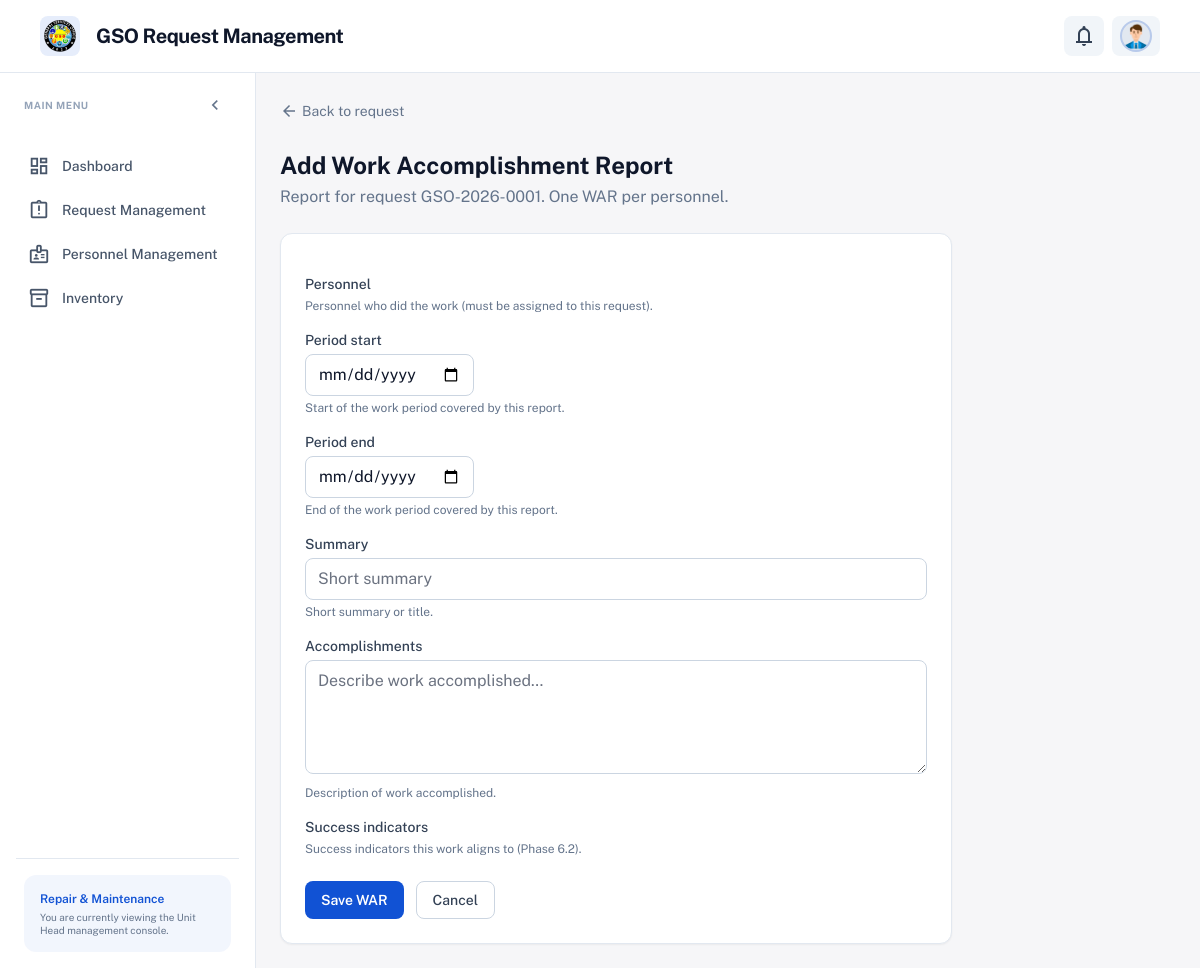
/accounts/staff/request-management/1/war/add/ (signed in), run on the app's committed database.
### apps/gso_accounts/models.py (models this page shows, shortened)
class User(AbstractUser):
    AVATAR_CHOICES = (
        ('man1', 'Man 1'),
        ('man2', 'Man 2'),
        ('man3', 'Man 3'),
        ('man4', 'Man 4'),
        ('man5', 'Man 5'),
        ('man6', 'Man 6'),
        ('man7', 'Man 7'),
        ('man8', 'Man 8'),
        ('man9', 'Man 9'),
        ('woman1', 'Woman 1'),
        ('woman2', 'Woman 2'),
        ('woman3', 'Woman 3'),
        ('woman4', 'Woman 4'),
        ('woman5', 'Woman 5'),
        ('woman6', 'Woman 6'),
        ('woman7', 'Woman 7'),
        ('woman8', 'Woman 8'),
    )
    class Role(models.TextChoices):
        REQUESTOR = 'REQUESTOR', 'Requestor'
        UNIT_HEAD = 'UNIT_HEAD', 'Unit Head'
        PERSONNEL = 'PERSONNEL', 'Personnel'
        GSO_OFFICE = 'GSO_OFFICE', 'GSO Office'
        DIRECTOR = 'DIRECTOR', 'Director'
    role = models.CharField(
        max_length=20,
        choices=Role.choices,
        default=Role.REQUESTOR,
    )
    unit = models.ForeignKey(
        'gso_units.Unit',
        on_delete=models.SET_NULL,
        null=True,
        blank=True,
        related_name='users',
        help_text='Unit for Unit Head / Personnel.',
    )
    avatar_code = models.CharField(
        max_length=20,
        choices=AVATAR_CHOICES,
        blank=True,
        default='man1',
        help_text='Static avatar image key (man1–man9, woman1–woman8).',
    )
    oic_for_director = models.ForeignKey(
        'self',
        on_delete=models.SET_NULL,
        null=True,
        blank=True,
        related_name='oic_users',
        help_text='Director who designated this user as Officer-in-Charge (OIC).',
    )
    class Meta:
        verbose_name = 'user'
        verbose_name_plural = 'users'
    @property
    def is_requestor(self):
        return self.role == self.Role.REQUESTOR
    @property
    def is_unit_head(self):
        return self.role == self.Role.UNIT_HEAD
    @property
    def is_gso_office(self):
        return self.role == self.Role.GSO_OFFICE
    @property
    def is_director(self):
        return self.role == self.Role.DIRECTOR
    @property
    def avatar_static_path(self):
        code = self.avatar_code or 'man1'
        return f"img/avatars/{code}.png"

### apps/gso_units/models.py (models this page shows, shortened)
class Unit(models.Model):
    name = models.CharField(max_length=120)
    code = models.SlugField(max_length=50, unique=True, help_text="Short code, e.g. repair, utility")
    is_active = models.BooleanField(default=True)
    created_at = models.DateTimeField(auto_now_add=True)
    updated_at = models.DateTimeField(auto_now=True)
    class Meta:
        ordering = ['name']

### apps/gso_reports/views.py (the view, shortened to what this page needs)
# urls.py: path('staff/request-management/<int:request_pk>/war/add/', WARCreateView.as_view(), name='staff_war_add'),
class WARCreateView(StaffRequiredMixin, CreateView):
    model = WorkAccomplishmentReport
    form_class = WARForm
    template_name = 'staff/war_form.html'
    def dispatch(self, request, *args, **kwargs):
        req = get_object_or_404(Request.objects.select_related('unit'), pk=kwargs['request_pk'])
        if req.status != Request.Status.COMPLETED:
            messages.warning(request, 'WAR can only be added for completed requests.')
            return redirect('gso_accounts:staff_request_detail', pk=req.pk)
        user = request.user
        if getattr(user, 'is_requestor', False):
            return redirect('gso_accounts:staff_dashboard')
        if getattr(user, 'is_unit_head', False) and user.unit_id == req.unit_id:
            pass
        elif getattr(user, 'is_personnel', False) and req.assignments.filter(personnel=user).exists():
            pass
        elif getattr(user, 'is_gso_office', False) or getattr(user, 'is_director', False):
            pass
        else:
            messages.error(request, 'You cannot add a WAR for this request.')
            return redirect('gso_accounts:staff_request_detail', pk=req.pk)
        return super().dispatch(request, *args, **kwargs)
    def get_form_kwargs(self):
        kwargs = super().get_form_kwargs()
        kwargs['request_obj'] = get_object_or_404(Request, pk=self.kwargs['request_pk'])
        return kwargs
    def get_context_data(self, **kwargs):
        context = super().get_context_data(**kwargs)
        context['req'] = get_object_or_404(Request.objects.select_related('unit'), pk=self.kwargs['request_pk'])
        context['page_title'] = 'Add Work Accomplishment Report'
        context['page_description'] = f'Report for request {context["req"].display_id}. One WAR per personnel.'
        return context

### apps/gso_accounts/context_processors.py (called while the page is built)
def requestor_notifications(request):
    try:
        if not getattr(request, 'user', None) or not request.user.is_authenticated:
            return {'requestor_notifications': [], 'user_notifications': [], 'unread_notification_count': 0}
    except Exception:
        return {'requestor_notifications': [], 'user_notifications': [], 'unread_notification_count': 0}
    from apps.gso_notifications.models import Notification
    qs = list(Notification.objects.filter(user=request.user).order_by('-created_at')[:50])
    unread_count = Notification.objects.filter(user=request.user, read=False).count()
    return {
        'requestor_notifications': qs,
        'user_notifications': qs,
        'unread_notification_count': unread_count,
    }

def requestor_profile_form(request):
    try:
        if not getattr(request, 'user', None) or not request.user.is_authenticated:
            return {}
        if getattr(request.user, 'role', None) != 'REQUESTOR':
            return {}
    except Exception:
        return {}
    return {'requestor_profile_form': RequestorProfileForm(instance=request.user)}

### apps/gso_accounts/views.py (called while the page is built)
    def dispatch(self, request, *args, **kwargs):
        if not request.user.is_authenticated:
            return redirect('gso_accounts:login')
        if hasattr(request.user, 'is_requestor') and request.user.is_requestor:
            return redirect('gso_accounts:requestor_dashboard')
        return super().dispatch(request, *args, **kwargs)

### apps/gso_requests/models.py (called while the page is built)
    @property
    def display_id(self):
        if self.pk:
            return f"GSO-{self.created_at.year}-{self.pk:04d}"
        return "—"

### templates/staff/war_form.html (shortened to what this page needs)
{% extends "layouts/base_staff.html" %}
{% block staff_content %}
<div class="max-w-2xl space-y-6">
    <div>
        <a href="{% url 'gso_accounts:staff_request_detail' req.pk %}" class="text-slate-500 dark:text-slate-400 hover:text-primary flex items-center gap-1 text-sm">
            <span class="material-symbols-outlined text-lg">arrow_back</span> Back to request
        </a>
    </div>
    <div>
        <h1 class="text-2xl font-bold text-slate-900 dark:text-slate-100">{{ page_title }}</h1>
        <p class="text-slate-500 dark:text-slate-400 mt-1">{{ page_description }}</p>
    </div>
    <div class="rounded-xl border border-slate-200 dark:border-slate-800 bg-white dark:bg-slate-900 overflow-hidden shadow-sm">
        <form method="post" action="" class="p-6 space-y-4">
            {% for field in form %}
            <div>
                <label for="{{ field.id_for_label }}" class="block text-sm font-medium text-slate-700 dark:text-slate-300 mb-1">{{ field.label }}</label>
                {{ field }}
                {% if field.help_text %}<p class="text-slate-500 dark:text-slate-400 text-xs mt-1">{{ field.help_text }}</p>{% endif %}
            </div>
            {% endfor %}
            <div class="flex gap-3 pt-2">
                <button type="submit" class="px-4 py-2 bg-primary hover:bg-primary/90 text-white text-sm font-semibold rounded-lg transition-colors">Save WAR</button>
                <a href="{% url 'gso_accounts:staff_request_detail' req.pk %}" class="px-4 py-2 border border-slate-300 dark:border-slate-600 rounded-lg text-sm font-medium text-slate-700 dark:text-slate-300 hover:bg-slate-50 dark:hover:bg-slate-800">Cancel</a>
            </div>
        </form>
    </div>
</div>
{% endblock %}

### templates/includes/header_staff.html (shortened to what this page needs)
{% load static %}
<header class="flex items-center justify-between border-b border-slate-200 dark:border-slate-800 bg-white dark:bg-slate-900 px-6 md:px-10 py-4 sticky top-0 z-40">
    <div class="flex items-center gap-3 text-primary">
        <div class="flex items-center gap-4">
            <div class="size-10 bg-primary/10 rounded-lg flex items-center justify-center overflow-hidden">
                <img src="{% static 'img/logo/gso_logo.png' %}" alt="GSO logo" class="w-8 h-8 object-contain">
            </div>
            <a href="{% url 'gso_accounts:staff_dashboard' %}" class="text-slate-900 dark:text-slate-100 text-xl font-bold leading-tight tracking-tight hover:opacity-90">GSO Request Management</a>
        </div>
    </div>
    <div class="flex flex-1 justify-end gap-4 items-center">
        <div class="flex gap-2 items-center">
            <div class="relative" id="staff-notif-dropdown-wrap">
                <button type="button" id="staff-notif-dropdown-btn" class="relative flex items-center justify-center rounded-lg h-10 w-10 bg-slate-100 dark:bg-slate-800 text-slate-700 dark:text-slate-300 hover:bg-primary/10 hover:text-primary transition-colors" aria-label="Notifications" aria-expanded="false" aria-haspopup="true">
                    <span class="material-symbols-outlined">notifications</span>
                </button>
            </div>
            <div class="relative" id="staff-profile-dropdown-wrap">
            <button type="button" id="staff-profile-dropdown-btn" class="flex items-center gap-2 rounded-lg h-10 pl-2 pr-2 bg-slate-100 dark:bg-slate-800 text-slate-700 dark:text-slate-300 hover:bg-primary/10 hover:text-primary transition-colors focus:outline-none focus:ring-2 focus:ring-primary/30" aria-expanded="false" aria-haspopup="true" aria-label="Profile menu">
                <div class="bg-slate-200 dark:bg-slate-700 rounded-full size-8 overflow-hidden border-2 border-primary/20 flex items-center justify-center">
                    <img src="{% static request.user.avatar_static_path %}" alt="Profile avatar" class="w-full h-full object-cover"/>
                </div>
            </button>
        </div>
        </div>
    </div>
</header>

### templates/includes/sidebar_staff.html (shortened to what this page needs)
<aside class="sidebar-staff sidebar--expand w-64 flex-shrink-0 bg-white dark:bg-slate-900 border-r border-slate-200 dark:border-slate-800 flex flex-col p-4 gap-2 fixed md:relative inset-y-0 left-0 z-30 transform -translate-x-full md:translate-x-0 transition-[transform,width] duration-200 ease-out" aria-label="Main navigation" id="staff-sidebar">
    <div class="sidebar-header-row flex items-center justify-between mb-4 px-2 min-h-[1.25rem]">
        <span class="sidebar-main-menu text-[10px] font-bold uppercase tracking-wider text-slate-400">Main Menu</span>
        <button type="button" id="staff-sidebar-minimize-btn" class="sidebar-minimize-btn flex items-center justify-center rounded-lg w-8 h-8 text-slate-500 hover:bg-slate-100 dark:hover:bg-slate-800 hover:text-primary transition-colors flex-shrink-0" aria-label="Collapse sidebar" title="Collapse sidebar">
            <span class="material-symbols-outlined text-[20px]">chevron_left</span>
        </button>
    </div>
    <nav class="flex flex-col gap-0.5 flex-1 overflow-y-auto">
        {% if request.user.is_unit_head %}
        <a href="{% url 'gso_accounts:staff_dashboard' %}" class="sidebar-nav-link flex items-center gap-3 px-3 py-2.5 rounded-lg font-medium transition-all {% if request.resolver_match.url_name == 'staff_dashboard' %}bg-primary text-white shadow-sm shadow-primary/20{% else %}text-slate-600 dark:text-slate-400 hover:bg-slate-100 dark:hover:bg-slate-800{% endif %}" title="Dashboard">
            <span class="material-symbols-outlined text-[22px] flex-shrink-0">dashboard</span>
            <span class="sidebar-label text-sm truncate">Dashboard</span>
        </a>
        <a href="{% url 'gso_accounts:staff_request_management' %}" class="sidebar-nav-link flex items-center gap-3 px-3 py-2.5 rounded-lg font-medium transition-all {% if request.resolver_match.url_name == 'staff_request_management' or request.resolver_match.url_name == 'staff_request_history' %}bg-primary text-white shadow-sm shadow-primary/20{% else %}text-slate-600 dark:text-slate-400 hover:bg-slate-100 dark:hover:bg-slate-800{% endif %}" title="Request Management">
            <span class="material-symbols-outlined text-[22px] flex-shrink-0">assignment_late</span>
            <span class="sidebar-label text-sm truncate">Request Management</span>
        </a>
        <a href="{% url 'gso_accounts:staff_personnel_management' %}" class="sidebar-nav-link flex items-center gap-3 px-3 py-2.5 rounded-lg font-medium transition-all {% if request.resolver_match.url_name == 'staff_personnel_management' %}bg-primary text-white shadow-sm shadow-primary/20{% else %}text-slate-600 dark:text-slate-400 hover:bg-slate-100 dark:hover:bg-slate-800{% endif %}" title="Personnel Management">
            <span class="material-symbols-outlined text-[22px] flex-shrink-0">badge</span>
            <span class="sidebar-label text-sm truncate">Personnel Management</span>
        </a>
        <a href="{% url 'gso_accounts:staff_inventory' %}" class="sidebar-nav-link flex items-center gap-3 px-3 py-2.5 rounded-lg font-medium transition-all {% if request.resolver_match.url_name|default:''|slice:':15' == 'staff_inventory' %}bg-primary text-white shadow-sm shadow-primary/20{% else %}text-slate-600 dark:text-slate-400 hover:bg-slate-100 dark:hover:bg-slate-800{% endif %}" title="Inventory">
            <span class="material-symbols-outlined text-[22px] flex-shrink-0">inventory_2</span>
            <span class="sidebar-label text-sm truncate">Inventory</span>
        </a>
        {% endif %}
    </nav>
    <div class="mt-auto border-t border-slate-200 dark:border-slate-800 pt-4 px-2">
        <div class="bg-primary/5 dark:bg-primary/10 rounded-xl p-4 sidebar-bottom-card">
            <p class="sidebar-bottom-text text-xs font-semibold text-primary mb-1">{% if request.user.unit %}{{ request.user.unit.name }}{% else %}{% if request.user.is_director %}Director{% elif request.user.is_gso_office %}GSO Office{% elif request.user.is_unit_head %}Unit Head{% elif request.user.is_personnel %}Personnel{% else %}Staff{% endif %}{% endif %}</p>
            <p class="sidebar-bottom-text text-[10px] text-slate-500 dark:text-slate-400 leading-tight">You are currently viewing the {% if request.user.is_director %}Director{% elif request.user.is_gso_office %}GSO Office{% elif request.user.is_unit_head %}Unit Head{% elif request.user.is_personnel %}Personnel{% else %}Staff{% endif %} management console.</p>
        </div>
    </div>
</aside>

### templates/layouts/base_staff.html (style rules this page uses)
body { font-family: 'Public Sans', sans-serif; }
.material-symbols-outlined { font-variation-settings: 'FILL' 0, 'wght' 400, 'GRAD' 0, 'opsz' 24; }
#staff-sidebar { width: 16rem; min-width: 16rem; }

### data on the page
User: avatar_code (picture), user.unit.name "Repair & Maintenance"

### other printed values
{{ page_title }} "Add Work Accomplishment Report"
{{ page_description }} "Report for request GSO-2026-0001. One WAR per personnel."
{{ field.label }} "Personnel" "Period start" "Period end" "Summary" "Accomplishments" "Success indicators"
{{ field.help_text }} "Personnel who did the work (must be assigned to this request)." "Start of the work period covered by this report." "End of the work period covered by this report." "Short summary or title." "Description of work accomplished." "Success indicators this work aligns to (Phase 6.2)."
